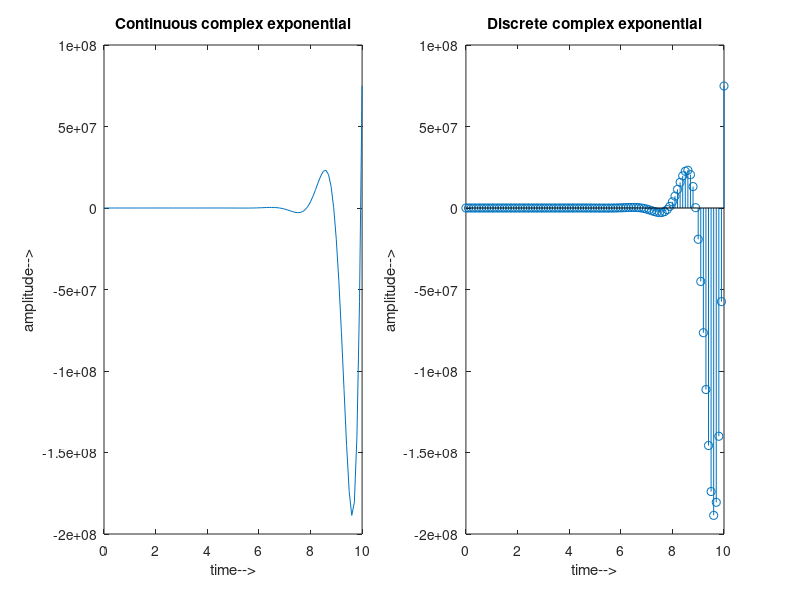

This chart was generated by the following MATLAB code:
t=0:.1:10;
a=2;
x=exp((a+3j)*t);
subplot(1,2,1);
plot(t,x);
xlabel('time-->');
ylabel('amplitude-->');
title('Continuous complex exponential');

t=0:.1:10;
a=2;
x=exp((a+3j)*t);
subplot(1,2,2);
stem(t,x);
xlabel('time-->');
ylabel('amplitude-->');
title('Discrete complex exponential');
